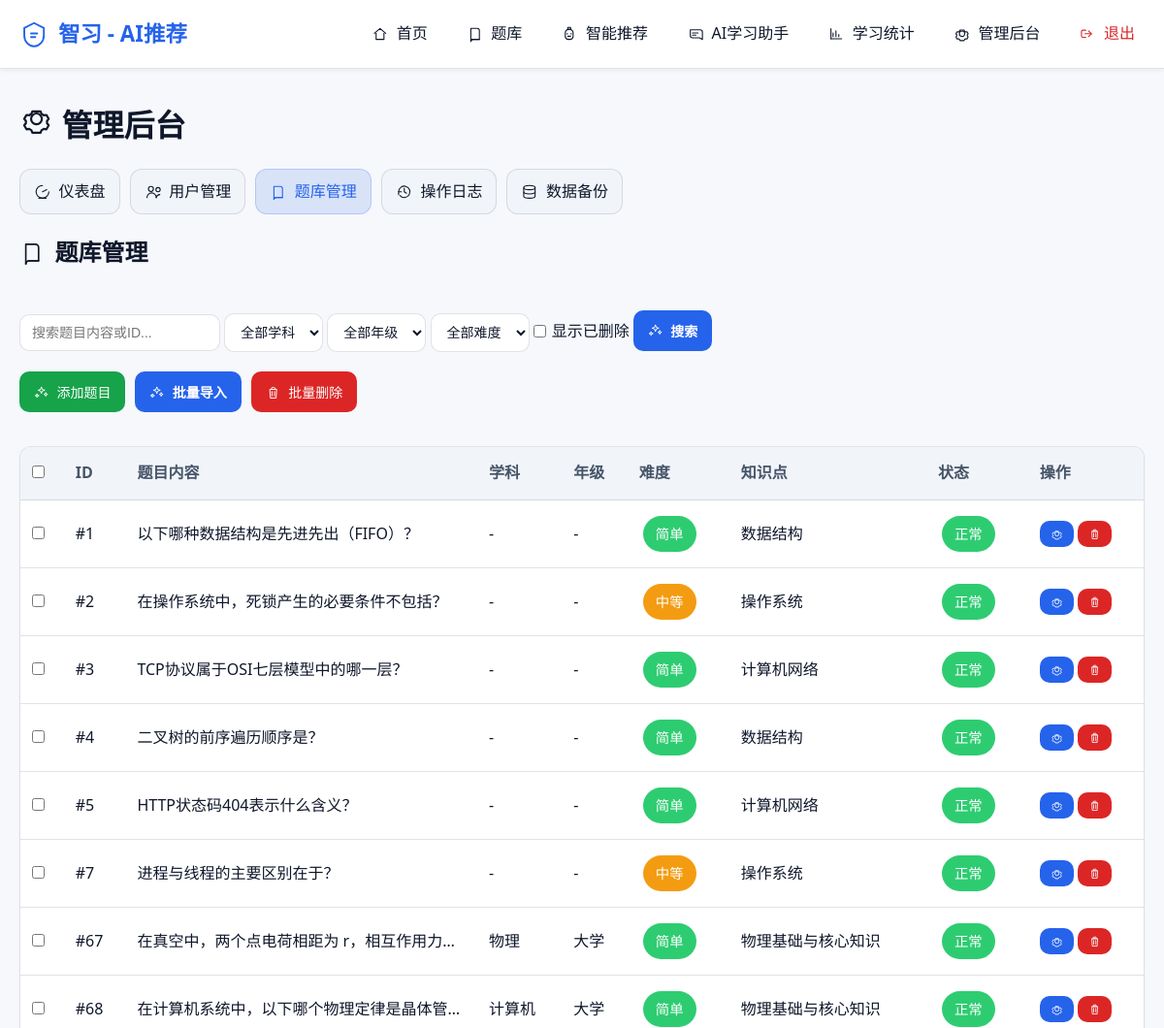
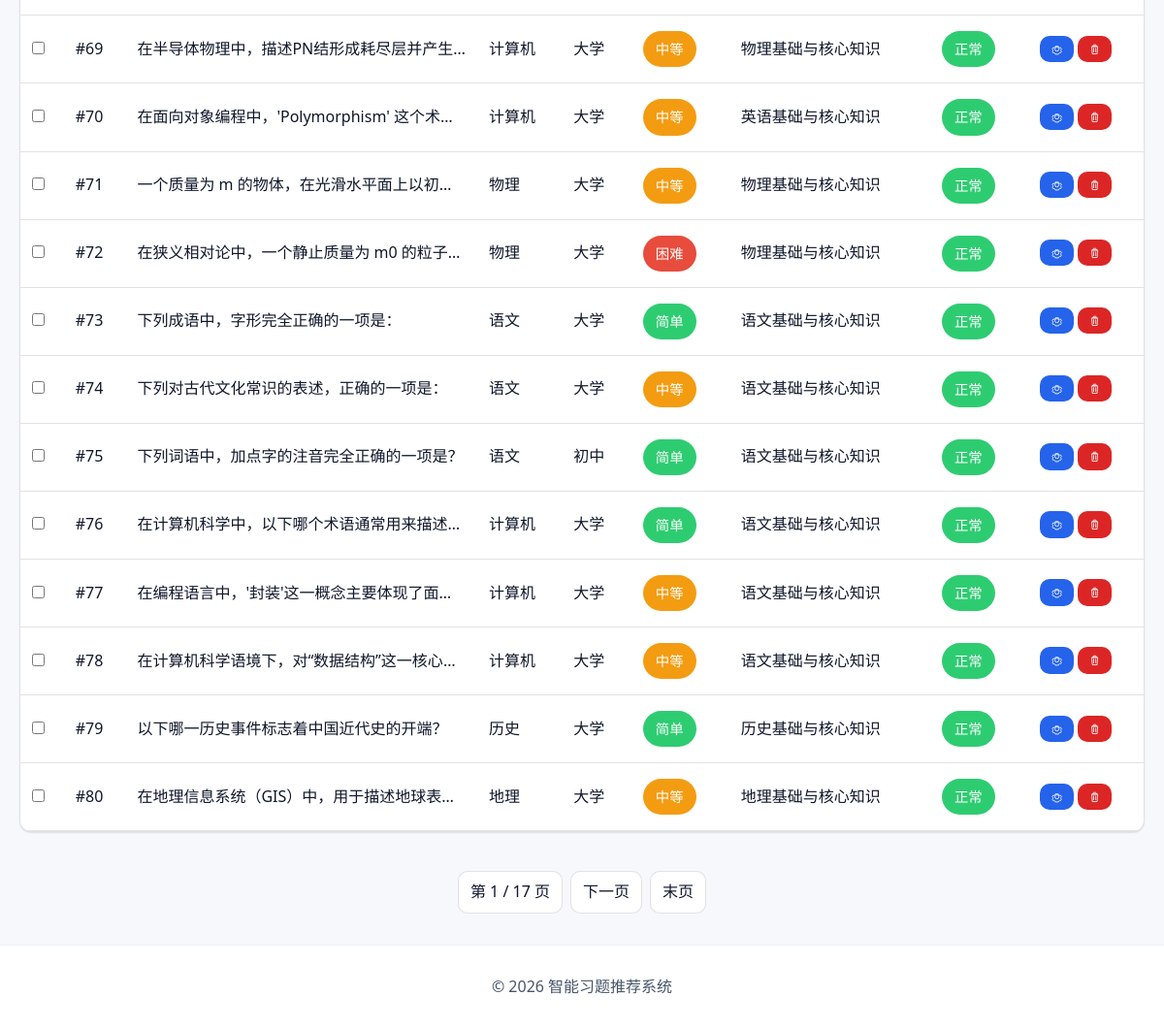
/admin/questions (signed in), run on the app's committed database (2 pictures, top to bottom).
### tables this page shows
CREATE TABLE questions (
                        id INTEGER PRIMARY KEY AUTOINCREMENT,
                        question TEXT NOT NULL,
                        options TEXT NOT NULL,
                        answer TEXT NOT NULL,
                        knowledge TEXT,
                        difficulty TEXT,
                        subject TEXT,
                        grade TEXT,
                        is_deleted INTEGER DEFAULT 0,
                        created_at TEXT DEFAULT (datetime('now')),
                        updated_at TEXT DEFAULT (datetime('now')),
                        created_by INTEGER REFERENCES users(id)
                    );

### exam-recommend-system/app.py (the view)
@app.route('/admin/questions')
def admin_questions():
    if 'username' not in session:
        return redirect(url_for('login'))
    user = UserModel.find_by_username(session['username'])
    if not user or user.get('role') != 'admin':
        return redirect(url_for('index'))
    page = max(1, request.args.get('page', 1, type=int))
    page_size = 20
    search = request.args.get('search', '').strip()
    subject_filter = request.args.get('subject', '').strip()
    grade_filter = request.args.get('grade', '').strip()
    difficulty_filter = request.args.get('difficulty', '').strip()
    include_deleted = request.args.get('include_deleted', 'false').lower() == 'true'
    total = QuestionModel.count(
        subject=subject_filter or None,
        grade=grade_filter or None,
        difficulty=difficulty_filter or None,
        search=search,
        include_deleted=include_deleted
    )
    skip = (page - 1) * page_size
    questions = QuestionModel.get_all(
        skip=skip, limit=page_size,
        subject=subject_filter or None,
        grade=grade_filter or None,
        difficulty=difficulty_filter or None,
        search=search,
        include_deleted=include_deleted
    )
    total_pages = math.ceil(total / page_size) if total > 0 else 0
    return render_template('admin/questions.html',
                          active_tab='questions',
                          questions=questions,
                          page=page,
                          total_pages=total_pages,
                          search=search,
                          subject_filter=subject_filter,
                          grade_filter=grade_filter,
                          difficulty_filter=difficulty_filter,
                          include_deleted=include_deleted)

### exam-recommend-system/app.py (called while the page is built)
@app.before_request
def before_request():
    if request.endpoint and request.endpoint.startswith('admin.'):
        return
    if request.endpoint and request.endpoint in ('login', 'register', 'static'):
        return
    if request.path.startswith('/api/'):
        return

### exam-recommend-system/db_config.py (called while the page is built)
    def _create_sqlite_connection(self):
        conn = sqlite3.connect(self.db_path, check_same_thread=False)
        conn.row_factory = sqlite3.Row
        conn.execute('PRAGMA foreign_keys = ON')
        conn.execute('PRAGMA journal_mode = WAL')
        conn.execute('PRAGMA busy_timeout = 5000')
        return conn

    def get_pool(self):
        if self._pool is None:
            self.init_pool()
        return self._pool

    @contextmanager
    def get_connection(self):
        pool = self.get_pool()
        conn = None
        try:
            if self.db_type == 'sqlite':
                conn = pool.get_connection()
            else:
                conn = pool.getconn()
            conn.autocommit = False
            yield conn
            conn.commit()
        except Exception as e:
            if conn:
                conn.rollback()
            raise
        finally:
            if conn:
                if self.db_type == 'sqlite':
                    conn.close()
                else:
                    pool.putconn(conn)

    def get_connection(self):
        with self._lock:
            if self._pool:
                return self._pool.pop()
            if len(self._pool) < self.max_conn:
                return self.factory()
            raise Exception("连接池已满")

### exam-recommend-system/models.py (called while the page is built)
def normalize_time_str(val):
    if val is None:
        return None
    if not isinstance(val, str):
        return val
    s = val.replace('T', ' ')
    if len(s) >= 19:
        return s[:19]
    return s

def normalize_dt_fields(d, fields):
    for f in fields:
        if f in d and d[f] is not None:
            d[f] = normalize_time_str(d[f])
    return d

def json_loads_default(val):
    if val is None:
        return []
    if isinstance(val, str):
        try:
            return json.loads(val)
        except:
            return []
    return val

### exam-recommend-system/templates/admin/questions.html (shortened to what this page needs)
{% extends "admin/base.html" %}
{% from "_icons.html" import icon %}
{% block admin_content %}
<h2 class="section-title">{{ icon('book') }} 题库管理</h2>
<div class="search-bar">
    <input type="text" id="searchInput" placeholder="搜索题目内容或ID..." value="{{ search }}">
    <select id="subjectFilter">
        <option value="">全部学科</option>
    </select>
    <select id="gradeFilter">
        <option value="">全部年级</option>
    </select>
    <select id="difficultyFilter">
        <option value="">全部难度</option>
    </select>
    <label class="checkline">
        <input type="checkbox" id="includeDeleted" {% if include_deleted %}checked{% endif %}> 显示已删除
    </label>
    <button class="btn btn-primary" onclick="searchQuestions()">{{ icon('sparkles') }} 搜索</button>
</div>
<div class="toolbar">
    <button class="btn btn-success" onclick="showCreateModal()">{{ icon('sparkles') }} 添加题目</button>
    <button class="btn btn-primary" onclick="showBatchCreateModal()">{{ icon('sparkles') }} 批量导入</button>
    <button class="btn btn-danger" onclick="batchDelete()">{{ icon('trash') }} 批量删除</button>
</div>
<div class="table-container">
    <table class="data-table">
        <thead>
            <tr>
                <th><input type="checkbox" id="selectAll"></th>
                <th>ID</th>
                <th>题目内容</th>
                <th>学科</th>
                <th>年级</th>
                <th>难度</th>
                <th>知识点</th>
                <th>状态</th>
                <th>操作</th>
            </tr>
        </thead>
        <tbody>
            {% for q in questions %}
            <tr data-id="{{ q.id }}">
                <td><input type="checkbox" class="q-checkbox" value="{{ q.id }}"></td>
                <td>#{{ q.id }}</td>
                <td style="max-width: 300px; overflow: hidden; text-overflow: ellipsis; white-space: nowrap;">{{ q.question }}</td>
                <td>{{ q.subject or '-' }}</td>
                <td>{{ q.grade or '-' }}</td>
                <td>
                    {% if q.difficulty == '简单' %}
                    <span class="tag" style="background: #2ecc71; color: white;">简单</span>
                    {% elif q.difficulty == '困难' %}
                    <span class="tag" style="background: #e74c3c; color: white;">困难</span>
                    {% else %}
                    <span class="tag" style="background: #f39c12; color: white;">中等</span>
                    {% endif %}
                </td>
                <td>{{ q.knowledge or '-' }}</td>
                <td>
                    {% if q.is_deleted %}
                    <span class="tag" style="background: #e74c3c; color: white;">已删除</span>
                    {% else %}
                    <span class="tag" style="background: #2ecc71; color: white;">正常</span>
                    {% endif %}
                </td>
                <td>
                    <button class="btn btn-primary btn-sm" onclick="showEditModal({{ q.id }})">
                        {{ icon('settings') }}
                    </button>
                    {% if not q.is_deleted %}
                    <button class="btn btn-danger btn-sm" onclick="deleteQuestion({{ q.id }})">
                        {{ icon('trash') }}
                    </button>
                    {% endif %}
                </td>
            </tr>
            {% else %}
            <tr>
                <td colspan="9" class="table-empty">暂无题目数据</td>
            </tr>
            {% endfor %}
        </tbody>
    </table>
</div>
<div class="pagination">
    <span>第 {{ page }} / {{ total_pages }} 页</span>
    {% if page < total_pages %}
    <a href="?page={{ page + 1 }}&search={{ search }}&subject={{ subject_filter }}&grade={{ grade_filter }}&difficulty={{ difficulty_filter }}&include_deleted={{ include_deleted }}">下一页</a>
    <a href="?page={{ total_pages }}&search={{ search }}&subject={{ subject_filter }}&grade={{ grade_filter }}&difficulty={{ difficulty_filter }}&include_deleted={{ include_deleted }}">末页</a>
    {% endif %}
</div>
{% endblock %}

### exam-recommend-system/templates/_icons.html
{% macro icon(name, class='') -%}
<svg class="icon {{ class }}" aria-hidden="true" focusable="false">
    <use href="{{ url_for('static', filename='icons/sprite.svg') }}#{{ name }}"></use>
</svg>
{%- endmacro %}

### data on the page
questions: id "1", question "以下哪种数据结构是先进先出（FIFO）？", subject "-", grade "-", difficulty "简单", knowledge "数据结构", is_deleted "正常"
questions: id "2", question "在操作系统中，死锁产生的必要条件不包括？", subject "-", grade "-", difficulty "中等", knowledge "操作系统", is_deleted "正常"
questions: id "3", question "TCP协议属于OSI七层模型中的哪一层？", subject "-", grade "-", difficulty "简单", knowledge "计算机网络", is_deleted "正常"
questions: id "4", question "二叉树的前序遍历顺序是？", subject "-", grade "-", difficulty "简单", knowledge "数据结构", is_deleted "正常"
questions: id "5", question "HTTP状态码404表示什么含义？", subject "-", grade "-", difficulty "简单", knowledge "计算机网络", is_deleted "正常"
questions: id "7", question "进程与线程的主要区别在于？", subject "-", grade "-", difficulty "中等", knowledge "操作系统", is_deleted "正常"
questions: id "67", question "在真空中，两个点电荷相距为 r，相互作用力…", subject "物理", grade "大学", difficulty "简单", knowledge "物理基础与核心知识", is_deleted "正常"
questions: id "68", question "在计算机系统中，以下哪个物理定律是晶体管…", subject "计算机", grade "大学", difficulty "简单", knowledge "物理基础与核心知识", is_deleted "正常"
questions: id "69", question "在半导体物理中，描述PN结形成耗尽层并产生…", subject "计算机", grade "大学", difficulty "中等", knowledge "物理基础与核心知识", is_deleted "正常"
questions: id "70", question "在面向对象编程中，'Polymorphism' 这个术…", subject "计算机", grade "大学", difficulty "中等", knowledge "英语基础与核心知识", is_deleted "正常"
questions: id "71", question "一个质量为 m 的物体，在光滑水平面上以初…", subject "物理", grade "大学", difficulty "中等", knowledge "物理基础与核心知识", is_deleted "正常"
questions: id "72", question "在狭义相对论中，一个静止质量为 m0 的粒子…", subject "物理", grade "大学", difficulty "困难", knowledge "物理基础与核心知识", is_deleted "正常"
questions: id "73", question "下列成语中，字形完全正确的一项是：", subject "语文", grade "大学", difficulty "简单", knowledge "语文基础与核心知识", is_deleted "正常"
questions: id "74", question "下列对古代文化常识的表述，正确的一项是：", subject "语文", grade "大学", difficulty "中等", knowledge "语文基础与核心知识", is_deleted "正常"
questions: id "75", question "下列词语中，加点字的注音完全正确的一项是？", subject "语文", grade "初中", difficulty "简单", knowledge "语文基础与核心知识", is_deleted "正常"
questions: id "76", question "在计算机科学中，以下哪个术语通常用来描述…", subject "计算机", grade "大学", difficulty "简单", knowledge "语文基础与核心知识", is_deleted "正常"
questions: id "77", question "在编程语言中，'封装'这一概念主要体现了面…", subject "计算机", grade "大学", difficulty "中等", knowledge "语文基础与核心知识", is_deleted "正常"
questions: id "78", question "在计算机科学语境下，对“数据结构”这一核心…", subject "计算机", grade "大学", difficulty "中等", knowledge "语文基础与核心知识", is_deleted "正常"
questions: id "79", question "以下哪一历史事件标志着中国近代史的开端？", subject "历史", grade "大学", difficulty "简单", knowledge "历史基础与核心知识", is_deleted "正常"
questions: id "80", question "在地理信息系统（GIS）中，用于描述地球表…", subject "地理", grade "大学", difficulty "中等", knowledge "地理基础与核心知识", is_deleted "正常"

### other printed values
{{ page }} "1"
{{ total_pages }} "17"
